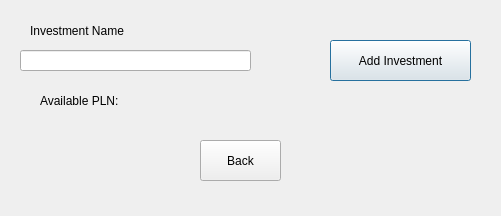
<?xml version="1.0" encoding="UTF-8"?>
<ui version="4.0">
 <class>AddInvestmentWindow</class>
 <widget class="QDialog" name="AddInvestmentWindow">
  <property name="geometry">
   <rect>
    <x>0</x>
    <y>0</y>
    <width>501</width>
    <height>216</height>
   </rect>
  </property>
  <property name="windowTitle">
   <string>Dialog</string>
  </property>
  <widget class="QLabel" name="label_13">
   <property name="geometry">
    <rect>
     <x>30</x>
     <y>20</y>
     <width>101</width>
     <height>21</height>
    </rect>
   </property>
   <property name="text">
    <string>Investment Name</string>
   </property>
  </widget>
  <widget class="QLineEdit" name="nameField">
   <property name="geometry">
    <rect>
     <x>20</x>
     <y>50</y>
     <width>231</width>
     <height>21</height>
    </rect>
   </property>
  </widget>
  <widget class="QPushButton" name="addButton">
   <property name="geometry">
    <rect>
     <x>330</x>
     <y>40</y>
     <width>141</width>
     <height>41</height>
    </rect>
   </property>
   <property name="text">
    <string>Add Investment</string>
   </property>
  </widget>
  <widget class="QLabel" name="currentAmount">
   <property name="geometry">
    <rect>
     <x>40</x>
     <y>90</y>
     <width>381</width>
     <height>21</height>
    </rect>
   </property>
   <property name="text">
    <string>Available PLN: </string>
   </property>
  </widget>
  <widget class="QPushButton" name="backButton">
   <property name="geometry">
    <rect>
     <x>200</x>
     <y>140</y>
     <width>81</width>
     <height>41</height>
    </rect>
   </property>
   <property name="text">
    <string>Back</string>
   </property>
  </widget>
 </widget>
 <resources/>
 <connections/>
</ui>
